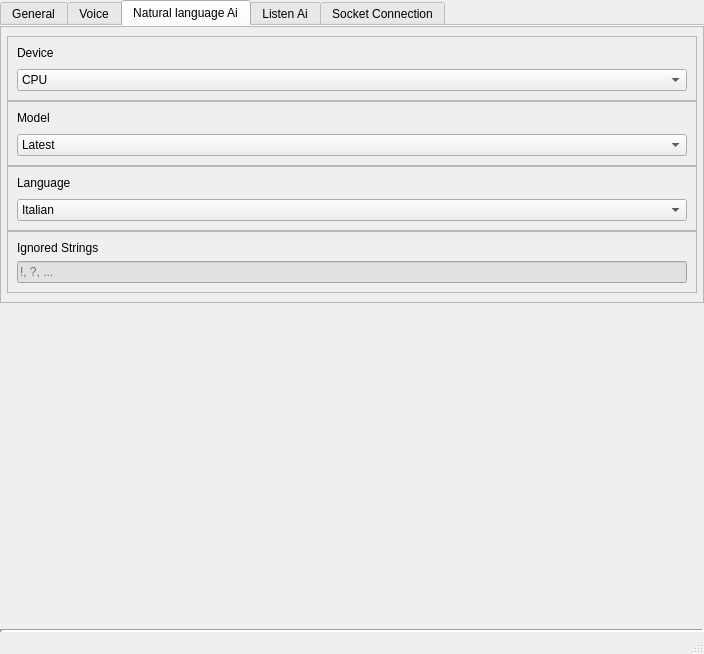
<?xml version="1.0" encoding="UTF-8"?>
<ui version="4.0">
 <class>MainWindow</class>
 <widget class="QMainWindow" name="MainWindow">
  <property name="geometry">
   <rect>
    <x>0</x>
    <y>0</y>
    <width>704</width>
    <height>654</height>
   </rect>
  </property>
  <property name="windowTitle">
   <string>MainWindow</string>
  </property>
  <property name="dockNestingEnabled">
   <bool>true</bool>
  </property>
  <property name="dockOptions">
   <set>QMainWindow::AllowNestedDocks|QMainWindow::AllowTabbedDocks|QMainWindow::AnimatedDocks|QMainWindow::ForceTabbedDocks|QMainWindow::GroupedDragging</set>
  </property>
  <property name="unifiedTitleAndToolBarOnMac">
   <bool>false</bool>
  </property>
  <widget class="QWidget" name="centralwidget">
   <layout class="QVBoxLayout" name="verticalLayout">
    <property name="spacing">
     <number>0</number>
    </property>
    <property name="leftMargin">
     <number>0</number>
    </property>
    <property name="topMargin">
     <number>0</number>
    </property>
    <property name="rightMargin">
     <number>0</number>
    </property>
    <property name="bottomMargin">
     <number>0</number>
    </property>
    <item alignment="Qt::AlignTop">
     <widget class="QTabWidget" name="tabWidget">
      <property name="mouseTracking">
       <bool>true</bool>
      </property>
      <property name="tabletTracking">
       <bool>true</bool>
      </property>
      <property name="toolTip">
       <string/>
      </property>
      <property name="statusTip">
       <string/>
      </property>
      <property name="whatsThis">
       <string/>
      </property>
      <property name="autoFillBackground">
       <bool>false</bool>
      </property>
      <property name="styleSheet">
       <string notr="true"/>
      </property>
      <property name="currentIndex">
       <number>2</number>
      </property>
      <property name="elideMode">
       <enum>Qt::ElideNone</enum>
      </property>
      <property name="usesScrollButtons">
       <bool>true</bool>
      </property>
      <property name="documentMode">
       <bool>true</bool>
      </property>
      <property name="tabsClosable">
       <bool>false</bool>
      </property>
      <property name="tabBarAutoHide">
       <bool>false</bool>
      </property>
      <widget class="QWidget" name="tab1">
       <attribute name="title">
        <string>General</string>
       </attribute>
       <attribute name="toolTip">
        <string>General Application options</string>
       </attribute>
      </widget>
      <widget class="QWidget" name="tab3">
       <attribute name="title">
        <string>Voice</string>
       </attribute>
       <attribute name="toolTip">
        <string>Assistant Voice options</string>
       </attribute>
       <layout class="QHBoxLayout" name="horizontalLayout_3">
        <property name="spacing">
         <number>0</number>
        </property>
        <property name="leftMargin">
         <number>0</number>
        </property>
        <property name="topMargin">
         <number>0</number>
        </property>
        <property name="rightMargin">
         <number>0</number>
        </property>
        <property name="bottomMargin">
         <number>0</number>
        </property>
        <item alignment="Qt::AlignTop">
         <widget class="QFrame" name="voiceFrame">
          <property name="sizePolicy">
           <sizepolicy hsizetype="Preferred" vsizetype="Maximum">
            <horstretch>0</horstretch>
            <verstretch>0</verstretch>
           </sizepolicy>
          </property>
          <property name="frameShape">
           <enum>QFrame::StyledPanel</enum>
          </property>
          <property name="frameShadow">
           <enum>QFrame::Raised</enum>
          </property>
          <layout class="QVBoxLayout" name="verticalLayout_13">
           <property name="spacing">
            <number>0</number>
           </property>
           <property name="leftMargin">
            <number>6</number>
           </property>
           <property name="rightMargin">
            <number>6</number>
           </property>
           <item>
            <widget class="QFrame" name="SpeakerFrame">
             <property name="sizePolicy">
              <sizepolicy hsizetype="Preferred" vsizetype="Maximum">
               <horstretch>0</horstretch>
               <verstretch>0</verstretch>
              </sizepolicy>
             </property>
             <property name="statusTip">
              <string>Speaker: Select the speakers you want to use to play the voice</string>
             </property>
             <property name="frameShape">
              <enum>QFrame::StyledPanel</enum>
             </property>
             <property name="frameShadow">
              <enum>QFrame::Raised</enum>
             </property>
             <layout class="QVBoxLayout" name="verticalLayout_11">
              <property name="spacing">
               <number>9</number>
              </property>
              <item>
               <widget class="QLabel" name="speakerLabel">
                <property name="text">
                 <string>Speaker</string>
                </property>
               </widget>
              </item>
              <item>
               <widget class="QComboBox" name="speakerComboBox">
                <property name="currentText">
                 <string/>
                </property>
               </widget>
              </item>
             </layout>
            </widget>
           </item>
           <item>
            <widget class="QFrame" name="VoicelanguageFrame">
             <property name="sizePolicy">
              <sizepolicy hsizetype="Preferred" vsizetype="Maximum">
               <horstretch>0</horstretch>
               <verstretch>0</verstretch>
              </sizepolicy>
             </property>
             <property name="statusTip">
              <string>Language: Select the language of the voice</string>
             </property>
             <property name="frameShape">
              <enum>QFrame::StyledPanel</enum>
             </property>
             <property name="frameShadow">
              <enum>QFrame::Raised</enum>
             </property>
             <layout class="QVBoxLayout" name="verticalLayout_12">
              <property name="spacing">
               <number>9</number>
              </property>
              <item>
               <widget class="QLabel" name="voicelanguageLabel">
                <property name="text">
                 <string>Language</string>
                </property>
               </widget>
              </item>
              <item>
               <widget class="QComboBox" name="voicelanguageComboBox">
                <property name="currentText">
                 <string>it</string>
                </property>
                <item>
                 <property name="text">
                  <string>it</string>
                 </property>
                </item>
                <item>
                 <property name="text">
                  <string>en</string>
                 </property>
                </item>
               </widget>
              </item>
             </layout>
            </widget>
           </item>
           <item>
            <widget class="QFrame" name="topleveldomainFrame">
             <property name="statusTip">
              <string>Top Level Domain: Select the domain offirst level to determine the accent to be used</string>
             </property>
             <property name="frameShape">
              <enum>QFrame::StyledPanel</enum>
             </property>
             <property name="frameShadow">
              <enum>QFrame::Raised</enum>
             </property>
             <layout class="QVBoxLayout" name="verticalLayout_14">
              <property name="spacing">
               <number>9</number>
              </property>
              <item>
               <widget class="QLabel" name="topleveldomainLabel">
                <property name="text">
                 <string>Top Level Domain (tld)</string>
                </property>
               </widget>
              </item>
              <item>
               <widget class="QComboBox" name="topleveldomainComboBox">
                <property name="currentText">
                 <string>com</string>
                </property>
                <item>
                 <property name="text">
                  <string>com</string>
                 </property>
                </item>
               </widget>
              </item>
             </layout>
            </widget>
           </item>
           <item>
            <widget class="QFrame" name="SlowFrame">
             <property name="statusTip">
              <string>Slow: Select whether to play the voice slower</string>
             </property>
             <property name="frameShape">
              <enum>QFrame::StyledPanel</enum>
             </property>
             <property name="frameShadow">
              <enum>QFrame::Raised</enum>
             </property>
             <layout class="QVBoxLayout" name="verticalLayout_15">
              <property name="spacing">
               <number>9</number>
              </property>
              <item>
               <widget class="QRadioButton" name="slowRadioButton">
                <property name="text">
                 <string>Slow</string>
                </property>
               </widget>
              </item>
             </layout>
            </widget>
           </item>
          </layout>
         </widget>
        </item>
       </layout>
      </widget>
      <widget class="QWidget" name="tab2">
       <attribute name="title">
        <string>Natural language Ai</string>
       </attribute>
       <attribute name="toolTip">
        <string>Natural language Ai options</string>
       </attribute>
       <layout class="QHBoxLayout" name="horizontalLayout_4">
        <property name="spacing">
         <number>0</number>
        </property>
        <property name="leftMargin">
         <number>0</number>
        </property>
        <property name="topMargin">
         <number>0</number>
        </property>
        <property name="rightMargin">
         <number>0</number>
        </property>
        <property name="bottomMargin">
         <number>0</number>
        </property>
        <item alignment="Qt::AlignTop">
         <widget class="QFrame" name="nlaiFrame">
          <property name="sizePolicy">
           <sizepolicy hsizetype="Preferred" vsizetype="Maximum">
            <horstretch>0</horstretch>
            <verstretch>0</verstretch>
           </sizepolicy>
          </property>
          <property name="frameShape">
           <enum>QFrame::StyledPanel</enum>
          </property>
          <property name="frameShadow">
           <enum>QFrame::Raised</enum>
          </property>
          <layout class="QVBoxLayout" name="verticalLayout_17">
           <property name="spacing">
            <number>0</number>
           </property>
           <property name="leftMargin">
            <number>6</number>
           </property>
           <property name="topMargin">
            <number>9</number>
           </property>
           <property name="rightMargin">
            <number>6</number>
           </property>
           <property name="bottomMargin">
            <number>9</number>
           </property>
           <item>
            <widget class="QFrame" name="nlaideviceFrame">
             <property name="statusTip">
              <string>Device: Select which device should be used for calculations</string>
             </property>
             <property name="frameShape">
              <enum>QFrame::StyledPanel</enum>
             </property>
             <property name="frameShadow">
              <enum>QFrame::Raised</enum>
             </property>
             <layout class="QVBoxLayout" name="verticalLayout_16">
              <property name="spacing">
               <number>9</number>
              </property>
              <item>
               <widget class="QLabel" name="nlaideviceLabel">
                <property name="text">
                 <string>Device</string>
                </property>
               </widget>
              </item>
              <item>
               <widget class="QComboBox" name="nlaideviceComboBox">
                <property name="currentText">
                 <string>CPU</string>
                </property>
                <item>
                 <property name="text">
                  <string>CPU</string>
                 </property>
                </item>
                <item>
                 <property name="text">
                  <string>CUDA</string>
                 </property>
                </item>
               </widget>
              </item>
             </layout>
            </widget>
           </item>
           <item>
            <widget class="QFrame" name="modelFrame">
             <property name="statusTip">
              <string>Model: Select the pretrained data model from the models folder</string>
             </property>
             <property name="frameShape">
              <enum>QFrame::StyledPanel</enum>
             </property>
             <property name="frameShadow">
              <enum>QFrame::Raised</enum>
             </property>
             <layout class="QVBoxLayout" name="verticalLayout_18">
              <property name="spacing">
               <number>9</number>
              </property>
              <item>
               <widget class="QLabel" name="modelLabel">
                <property name="text">
                 <string>Model</string>
                </property>
               </widget>
              </item>
              <item>
               <widget class="QComboBox" name="modelComboBox">
                <property name="currentText">
                 <string>Latest</string>
                </property>
                <item>
                 <property name="text">
                  <string>Latest</string>
                 </property>
                </item>
                <item>
                 <property name="text">
                  <string>Oldest</string>
                 </property>
                </item>
               </widget>
              </item>
             </layout>
            </widget>
           </item>
           <item>
            <widget class="QFrame" name="nlailanguageFrame">
             <property name="statusTip">
              <string>Language: Select the language of the sentence to be processed</string>
             </property>
             <property name="frameShape">
              <enum>QFrame::StyledPanel</enum>
             </property>
             <property name="frameShadow">
              <enum>QFrame::Raised</enum>
             </property>
             <layout class="QVBoxLayout" name="verticalLayout_19">
              <property name="spacing">
               <number>9</number>
              </property>
              <item>
               <widget class="QLabel" name="nlailanguageLabel">
                <property name="text">
                 <string>Language</string>
                </property>
               </widget>
              </item>
              <item>
               <widget class="QComboBox" name="nlailanguageComboBox">
                <property name="currentText">
                 <string>Italian</string>
                </property>
                <item>
                 <property name="text">
                  <string>Italian</string>
                 </property>
                </item>
               </widget>
              </item>
             </layout>
            </widget>
           </item>
           <item>
            <widget class="QFrame" name="ignoredstringsFrame">
             <property name="statusTip">
              <string>Ignored Strings: Write the characters or words separated by commas that should not be processed by the AI</string>
             </property>
             <property name="frameShape">
              <enum>QFrame::StyledPanel</enum>
             </property>
             <property name="frameShadow">
              <enum>QFrame::Raised</enum>
             </property>
             <layout class="QVBoxLayout" name="verticalLayout_20">
              <item>
               <widget class="QLabel" name="ignoredstringsLabel">
                <property name="text">
                 <string>Ignored Strings</string>
                </property>
               </widget>
              </item>
              <item>
               <widget class="QLineEdit" name="ignoredstringsLineEdit">
                <property name="styleSheet">
                 <string notr="true">background-color: rgb(225, 225, 225);
border-color: rgb(173, 173, 173);
</string>
                </property>
                <property name="frame">
                 <bool>true</bool>
                </property>
                <property name="echoMode">
                 <enum>QLineEdit::Normal</enum>
                </property>
                <property name="placeholderText">
                 <string>!, ?, ...</string>
                </property>
                <property name="clearButtonEnabled">
                 <bool>false</bool>
                </property>
               </widget>
              </item>
             </layout>
            </widget>
           </item>
          </layout>
         </widget>
        </item>
       </layout>
      </widget>
      <widget class="QWidget" name="tab4">
       <attribute name="title">
        <string>Listen Ai</string>
       </attribute>
       <attribute name="toolTip">
        <string>Listen Ai options</string>
       </attribute>
       <layout class="QHBoxLayout" name="horizontalLayout_2">
        <property name="spacing">
         <number>0</number>
        </property>
        <property name="leftMargin">
         <number>0</number>
        </property>
        <property name="topMargin">
         <number>0</number>
        </property>
        <property name="rightMargin">
         <number>0</number>
        </property>
        <property name="bottomMargin">
         <number>0</number>
        </property>
        <item alignment="Qt::AlignTop">
         <widget class="QFrame" name="ListenFrame">
          <property name="maximumSize">
           <size>
            <width>16777215</width>
            <height>16777215</height>
           </size>
          </property>
          <property name="frameShape">
           <enum>QFrame::StyledPanel</enum>
          </property>
          <property name="frameShadow">
           <enum>QFrame::Raised</enum>
          </property>
          <layout class="QVBoxLayout" name="verticalLayout_4">
           <property name="spacing">
            <number>0</number>
           </property>
           <property name="leftMargin">
            <number>6</number>
           </property>
           <property name="rightMargin">
            <number>6</number>
           </property>
           <item>
            <widget class="QFrame" name="microphoneFrame">
             <property name="sizePolicy">
              <sizepolicy hsizetype="Preferred" vsizetype="Maximum">
               <horstretch>0</horstretch>
               <verstretch>0</verstretch>
              </sizepolicy>
             </property>
             <property name="statusTip">
              <string>Microphone: Select the microphone you want to use to capture your voice</string>
             </property>
             <property name="frameShape">
              <enum>QFrame::StyledPanel</enum>
             </property>
             <property name="frameShadow">
              <enum>QFrame::Raised</enum>
             </property>
             <layout class="QVBoxLayout" name="verticalLayout_2">
              <property name="spacing">
               <number>9</number>
              </property>
              <item>
               <widget class="QLabel" name="microphoneLabel">
                <property name="text">
                 <string>Microphone</string>
                </property>
               </widget>
              </item>
              <item>
               <widget class="QComboBox" name="microphoneComboBox">
                <property name="currentText">
                 <string/>
                </property>
               </widget>
              </item>
             </layout>
            </widget>
           </item>
           <item>
            <widget class="QFrame" name="languageFrame">
             <property name="sizePolicy">
              <sizepolicy hsizetype="Preferred" vsizetype="Maximum">
               <horstretch>0</horstretch>
               <verstretch>0</verstretch>
              </sizepolicy>
             </property>
             <property name="statusTip">
              <string>Language: Select the language that you want to be recognized by the voice assistant</string>
             </property>
             <property name="frameShape">
              <enum>QFrame::StyledPanel</enum>
             </property>
             <property name="frameShadow">
              <enum>QFrame::Raised</enum>
             </property>
             <layout class="QVBoxLayout" name="verticalLayout_3">
              <property name="spacing">
               <number>9</number>
              </property>
              <item>
               <widget class="QLabel" name="languageLabel">
                <property name="text">
                 <string>Language</string>
                </property>
               </widget>
              </item>
              <item>
               <widget class="QComboBox" name="languageComboBox">
                <item>
                 <property name="text">
                  <string>it-IT</string>
                 </property>
                </item>
                <item>
                 <property name="text">
                  <string>en-US</string>
                 </property>
                </item>
               </widget>
              </item>
             </layout>
            </widget>
           </item>
           <item>
            <widget class="QFrame" name="triggersFrame">
             <property name="statusTip">
              <string>Triggers: Select the words that should be present in the sentence captured by the microphone</string>
             </property>
             <property name="frameShape">
              <enum>QFrame::StyledPanel</enum>
             </property>
             <property name="frameShadow">
              <enum>QFrame::Raised</enum>
             </property>
             <layout class="QVBoxLayout" name="verticalLayout_5">
              <property name="spacing">
               <number>9</number>
              </property>
              <item>
               <widget class="QLabel" name="triggersLabel">
                <property name="text">
                 <string>Triggers</string>
                </property>
               </widget>
              </item>
              <item>
               <widget class="QLineEdit" name="triggersLineEdit">
                <property name="styleSheet">
                 <string notr="true">background-color: rgb(225, 225, 225);
border-color: rgb(173, 173, 173);
</string>
                </property>
                <property name="frame">
                 <bool>true</bool>
                </property>
                <property name="echoMode">
                 <enum>QLineEdit::Normal</enum>
                </property>
                <property name="placeholderText">
                 <string>trigger1, trigger2, ...</string>
                </property>
                <property name="clearButtonEnabled">
                 <bool>false</bool>
                </property>
               </widget>
              </item>
             </layout>
            </widget>
           </item>
           <item>
            <widget class="QFrame" name="minimumconfidenceFrame">
             <property name="statusTip">
              <string>Minimum Confidence: Select the minimum confidence value that must be in the recording</string>
             </property>
             <property name="styleSheet">
              <string notr="true"/>
             </property>
             <property name="frameShape">
              <enum>QFrame::StyledPanel</enum>
             </property>
             <property name="frameShadow">
              <enum>QFrame::Raised</enum>
             </property>
             <layout class="QVBoxLayout" name="verticalLayout_6">
              <property name="spacing">
               <number>9</number>
              </property>
              <item>
               <widget class="QLabel" name="minconfidenceLabel">
                <property name="text">
                 <string>Minimum Confidence</string>
                </property>
               </widget>
              </item>
              <item>
               <widget class="QDoubleSpinBox" name="minconfidenceDoubleSpinBox">
                <property name="toolTip">
                 <string>Choose a value between 0.000 (None) and 1.000</string>
                </property>
                <property name="statusTip">
                 <string/>
                </property>
                <property name="styleSheet">
                 <string notr="true">background-color: rgb(225, 225, 225);
border-color: rgb(173, 173, 173);
</string>
                </property>
                <property name="buttonSymbols">
                 <enum>QAbstractSpinBox::PlusMinus</enum>
                </property>
                <property name="specialValueText">
                 <string>None</string>
                </property>
                <property name="accelerated">
                 <bool>true</bool>
                </property>
                <property name="prefix">
                 <string/>
                </property>
                <property name="suffix">
                 <string> / 1,000 (default: 0,850)</string>
                </property>
                <property name="decimals">
                 <number>3</number>
                </property>
                <property name="maximum">
                 <double>1.000000000000000</double>
                </property>
                <property name="singleStep">
                 <double>0.005000000000000</double>
                </property>
                <property name="value">
                 <double>0.850000000000000</double>
                </property>
               </widget>
              </item>
             </layout>
            </widget>
           </item>
           <item>
            <widget class="QFrame" name="thresholfactorFrame">
             <property name="statusTip">
              <string>Threshold Factor: Select the threshold value, below which the recording is stopped</string>
             </property>
             <property name="frameShape">
              <enum>QFrame::StyledPanel</enum>
             </property>
             <property name="frameShadow">
              <enum>QFrame::Raised</enum>
             </property>
             <layout class="QVBoxLayout" name="verticalLayout_7">
              <property name="spacing">
               <number>9</number>
              </property>
              <item>
               <widget class="QLabel" name="thresholdfactorLabel">
                <property name="text">
                 <string>Threshold Factor</string>
                </property>
               </widget>
              </item>
              <item>
               <widget class="QDoubleSpinBox" name="thresholdfactorDoubleSpinBox">
                <property name="toolTip">
                 <string>Choose a value between 0.100 and 1.000</string>
                </property>
                <property name="styleSheet">
                 <string notr="true">background-color: rgb(225, 225, 225);
border-color: rgb(173, 173, 173);
</string>
                </property>
                <property name="wrapping">
                 <bool>false</bool>
                </property>
                <property name="buttonSymbols">
                 <enum>QAbstractSpinBox::PlusMinus</enum>
                </property>
                <property name="accelerated">
                 <bool>true</bool>
                </property>
                <property name="prefix">
                 <string/>
                </property>
                <property name="suffix">
                 <string> / 1,000 (default: 0,700)</string>
                </property>
                <property name="decimals">
                 <number>3</number>
                </property>
                <property name="minimum">
                 <double>0.100000000000000</double>
                </property>
                <property name="maximum">
                 <double>1.000000000000000</double>
                </property>
                <property name="singleStep">
                 <double>0.005000000000000</double>
                </property>
                <property name="value">
                 <double>0.700000000000000</double>
                </property>
               </widget>
              </item>
             </layout>
            </widget>
           </item>
           <item>
            <widget class="QFrame" name="silencedurationFrame">
             <property name="statusTip">
              <string>Silence Duration: Select the maximum amount of silence before the recording is stopped</string>
             </property>
             <property name="frameShape">
              <enum>QFrame::StyledPanel</enum>
             </property>
             <property name="frameShadow">
              <enum>QFrame::Raised</enum>
             </property>
             <layout class="QVBoxLayout" name="verticalLayout_8">
              <property name="spacing">
               <number>9</number>
              </property>
              <item>
               <widget class="QLabel" name="silencedurationLabel">
                <property name="text">
                 <string>Silence Duration</string>
                </property>
               </widget>
              </item>
              <item>
               <widget class="QDoubleSpinBox" name="silencedurationDoubleSpinBox">
                <property name="toolTip">
                 <string>Choose a value between 0.000 (None) and 10.000</string>
                </property>
                <property name="styleSheet">
                 <string notr="true">background-color: rgb(225, 225, 225);
border-color: rgb(173, 173, 173);
</string>
                </property>
                <property name="wrapping">
                 <bool>false</bool>
                </property>
                <property name="buttonSymbols">
                 <enum>QAbstractSpinBox::PlusMinus</enum>
                </property>
                <property name="specialValueText">
                 <string>None</string>
                </property>
                <property name="accelerated">
                 <bool>true</bool>
                </property>
                <property name="prefix">
                 <string/>
                </property>
                <property name="suffix">
                 <string> s / 10,000 seconds (default: 1,500)</string>
                </property>
                <property name="decimals">
                 <number>3</number>
                </property>
                <property name="minimum">
                 <double>0.000000000000000</double>
                </property>
                <property name="maximum">
                 <double>10.000000000000000</double>
                </property>
                <property name="singleStep">
                 <double>0.005000000000000</double>
                </property>
                <property name="value">
                 <double>1.500000000000000</double>
                </property>
               </widget>
              </item>
             </layout>
            </widget>
           </item>
           <item>
            <widget class="QFrame" name="timeoutFrame">
             <property name="statusTip">
              <string>Timeout: Select a value after which the recording stops</string>
             </property>
             <property name="frameShape">
              <enum>QFrame::StyledPanel</enum>
             </property>
             <property name="frameShadow">
              <enum>QFrame::Raised</enum>
             </property>
             <layout class="QVBoxLayout" name="verticalLayout_9">
              <property name="spacing">
               <number>9</number>
              </property>
              <item>
               <widget class="QLabel" name="timeoutLabel">
                <property name="text">
                 <string>Timeout</string>
                </property>
               </widget>
              </item>
              <item>
               <widget class="QDoubleSpinBox" name="timeoutDoubleSpinBox">
                <property name="toolTip">
                 <string>Choose a value between 0.000 (None) and 100.000</string>
                </property>
                <property name="styleSheet">
                 <string notr="true">background-color: rgb(225, 225, 225);
border-color: rgb(173, 173, 173);
</string>
                </property>
                <property name="wrapping">
                 <bool>false</bool>
                </property>
                <property name="buttonSymbols">
                 <enum>QAbstractSpinBox::PlusMinus</enum>
                </property>
                <property name="specialValueText">
                 <string>None</string>
                </property>
                <property name="accelerated">
                 <bool>true</bool>
                </property>
                <property name="showGroupSeparator" stdset="0">
                 <bool>false</bool>
                </property>
                <property name="prefix">
                 <string/>
                </property>
                <property name="suffix">
                 <string> s / 100,000 seconds (default: 3,000)</string>
                </property>
                <property name="decimals">
                 <number>3</number>
                </property>
                <property name="minimum">
                 <double>0.000000000000000</double>
                </property>
                <property name="maximum">
                 <double>100.000000000000000</double>
                </property>
                <property name="singleStep">
                 <double>1.000000000000000</double>
                </property>
                <property name="value">
                 <double>3.000000000000000</double>
                </property>
               </widget>
              </item>
             </layout>
            </widget>
           </item>
           <item>
            <widget class="QFrame" name="minimumtimeFrame">
             <property name="statusTip">
              <string>Minimum Time: Select the minimum listening time</string>
             </property>
             <property name="frameShape">
              <enum>QFrame::StyledPanel</enum>
             </property>
             <property name="frameShadow">
              <enum>QFrame::Raised</enum>
             </property>
             <layout class="QVBoxLayout" name="verticalLayout_10">
              <item>
               <widget class="QLabel" name="minimumtimeLabel">
                <property name="text">
                 <string>Minimum Time</string>
                </property>
               </widget>
              </item>
              <item>
               <widget class="QDoubleSpinBox" name="mintimeDoubleSpinBox">
                <property name="toolTip">
                 <string>Choose a value between 0.000 (None) and 100.000</string>
                </property>
                <property name="styleSheet">
                 <string notr="true">background-color: rgb(225, 225, 225);
border-color: rgb(173, 173, 173);
</string>
                </property>
                <property name="wrapping">
                 <bool>false</bool>
                </property>
                <property name="buttonSymbols">
                 <enum>QAbstractSpinBox::PlusMinus</enum>
                </property>
                <property name="specialValueText">
                 <string>None</string>
                </property>
                <property name="accelerated">
                 <bool>true</bool>
                </property>
                <property name="showGroupSeparator" stdset="0">
                 <bool>false</bool>
                </property>
                <property name="prefix">
                 <string/>
                </property>
                <property name="suffix">
                 <string> s / 100,000 seconds (default: 1,000)</string>
                </property>
                <property name="decimals">
                 <number>3</number>
                </property>
                <property name="minimum">
                 <double>0.000000000000000</double>
                </property>
                <property name="maximum">
                 <double>100.000000000000000</double>
                </property>
                <property name="singleStep">
                 <double>0.005000000000000</double>
                </property>
                <property name="value">
                 <double>1.000000000000000</double>
                </property>
               </widget>
              </item>
             </layout>
            </widget>
           </item>
          </layout>
         </widget>
        </item>
       </layout>
      </widget>
      <widget class="QWidget" name="tab5">
       <attribute name="title">
        <string>Socket Connection</string>
       </attribute>
       <attribute name="toolTip">
        <string>Socket Connections options</string>
       </attribute>
      </widget>
     </widget>
    </item>
    <item>
     <widget class="Line" name="line">
      <property name="sizePolicy">
       <sizepolicy hsizetype="Minimum" vsizetype="Fixed">
        <horstretch>0</horstretch>
        <verstretch>0</verstretch>
       </sizepolicy>
      </property>
      <property name="frameShadow">
       <enum>QFrame::Sunken</enum>
      </property>
      <property name="lineWidth">
       <number>3</number>
      </property>
      <property name="midLineWidth">
       <number>0</number>
      </property>
      <property name="orientation">
       <enum>Qt::Horizontal</enum>
      </property>
     </widget>
    </item>
   </layout>
  </widget>
  <widget class="QStatusBar" name="statusbar">
   <property name="styleSheet">
    <string notr="true">color: rgb(0, 0, 0);</string>
   </property>
  </widget>
 </widget>
 <resources/>
 <connections/>
</ui>
